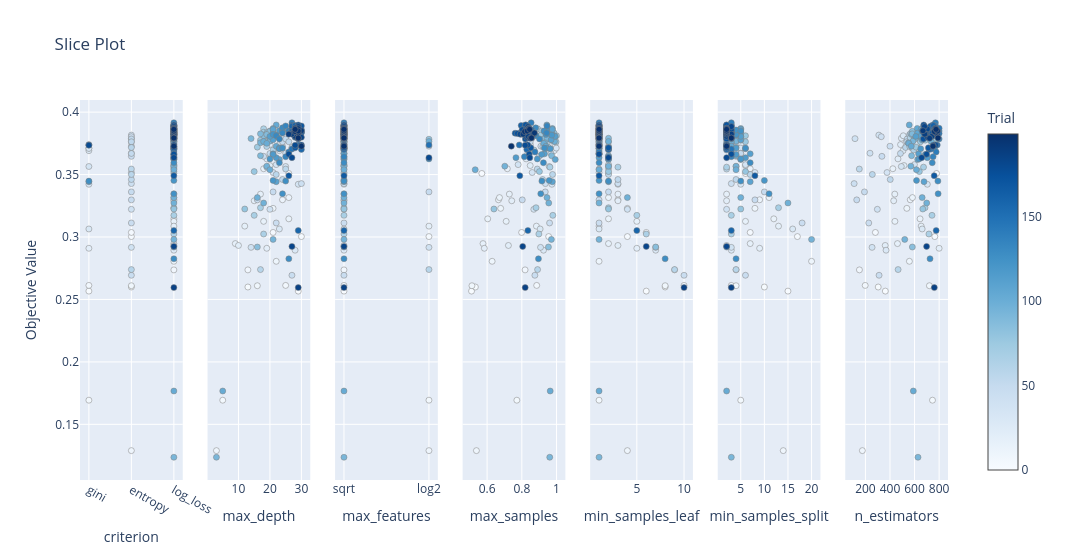

This figure's notebook cell:
### Code cell
optuna.visualization.plot_slice(
    study,
    params=[
        "n_estimators",
        "max_depth",
        "min_samples_split",
        "min_samples_leaf",
        "max_features",
        "criterion",
        "max_samples"])

### Figure 1 — Plotly figure (JSON) as saved in the notebook; plotly's stock layout.template omitted (floating-point values rounded to 4 significant figures; data arrays with more than 128 entries replaced by an {"elided": "..."} marker saying what was removed)
{"data": [{"marker": {"color": {"elided": "200 int values"}, "colorbar": {"title": {"text": "Trial"}, "x": 1, "xpad": 40}, "colorscale": [[0, "rgb(247,251,255)"], [0.125, "rgb(222,235,247)"], [0.25, "rgb(198,219,239)"], [0.375, "rgb(158,202,225)"], [0.5, "rgb(107,174,214)"], [0.625, "rgb(66,146,198)"], [0.75, "rgb(33,113,181)"], [0.875, "rgb(8,81,156)"], [1, "rgb(8,48,107)"]], "line": {"color": "Grey", "width": 0.5}, "showscale": true}, "mode": "markers", "name": "Feasible Trial", "showlegend": false, "type": "scatter", "x": {"elided": "200 str values"}, "xaxis": "x", "y": {"elided": "200 float values"}, "yaxis": "y"}, {"marker": {"color": {"elided": "200 int values"}, "colorbar": {"title": {"text": "Trial"}, "x": 1, "xpad": 40}, "colorscale": [[0, "rgb(247,251,255)"], [0.125, "rgb(222,235,247)"], [0.25, "rgb(198,219,239)"], [0.375, "rgb(158,202,225)"], [0.5, "rgb(107,174,214)"], [0.625, "rgb(66,146,198)"], [0.75, "rgb(33,113,181)"], [0.875, "rgb(8,81,156)"], [1, "rgb(8,48,107)"]], "line": {"color": "Grey", "width": 0.5}, "showscale": false}, "mode": "markers", "name": "Feasible Trial", "showlegend": false, "type": "scatter", "x": {"elided": "200 int values"}, "xaxis": "x2", "y": {"elided": "200 float values"}, "yaxis": "y2"}, {"marker": {"color": {"elided": "200 int values"}, "colorbar": {"title": {"text": "Trial"}, "x": 1, "xpad": 40}, "colorscale": [[0, "rgb(247,251,255)"], [0.125, "rgb(222,235,247)"], [0.25, "rgb(198,219,239)"], [0.375, "rgb(158,202,225)"], [0.5, "rgb(107,174,214)"], [0.625, "rgb(66,146,198)"], [0.75, "rgb(33,113,181)"], [0.875, "rgb(8,81,156)"], [1, "rgb(8,48,107)"]], "line": {"color": "Grey", "width": 0.5}, "showscale": false}, "mode": "markers", "name": "Feasible Trial", "showlegend": false, "type": "scatter", "x": {"elided": "200 str values"}, "xaxis": "x3", "y": {"elided": "200 float values"}, "yaxis": "y3"}, {"marker": {"color": {"elided": "200 int values"}, "colorbar": {"title": {"text": "Trial"}, "x": 1, "xpad": 40}, "colorscale": [[0, "rgb(247,251,255)"], [0.125, "rgb(222,235,247)"], [0.25, "rgb(198,219,239)"], [0.375, "rgb(158,202,225)"], [0.5, "rgb(107,174,214)"], [0.625, "rgb(66,146,198)"], [0.75, "rgb(33,113,181)"], [0.875, "rgb(8,81,156)"], [1, "rgb(8,48,107)"]], "line": {"color": "Grey", "width": 0.5}, "showscale": false}, "mode": "markers", "name": "Feasible Trial", "showlegend": false, "type": "scatter", "x": {"elided": "200 float values"}, "xaxis": "x4", "y": {"elided": "200 float values"}, "yaxis": "y4"}, {"marker": {"color": {"elided": "200 int values"}, "colorbar": {"title": {"text": "Trial"}, "x": 1, "xpad": 40}, "colorscale": [[0, "rgb(247,251,255)"], [0.125, "rgb(222,235,247)"], [0.25, "rgb(198,219,239)"], [0.375, "rgb(158,202,225)"], [0.5, "rgb(107,174,214)"], [0.625, "rgb(66,146,198)"], [0.75, "rgb(33,113,181)"], [0.875, "rgb(8,81,156)"], [1, "rgb(8,48,107)"]], "line": {"color": "Grey", "width": 0.5}, "showscale": false}, "mode": "markers", "name": "Feasible Trial", "showlegend": false, "type": "scatter", "x": {"elided": "200 int values"}, "xaxis": "x5", "y": {"elided": "200 float values"}, "yaxis": "y5"}, {"marker": {"color": {"elided": "200 int values"}, "colorbar": {"title": {"text": "Trial"}, "x": 1, "xpad": 40}, "colorscale": [[0, "rgb(247,251,255)"], [0.125, "rgb(222,235,247)"], [0.25, "rgb(198,219,239)"], [0.375, "rgb(158,202,225)"], [0.5, "rgb(107,174,214)"], [0.625, "rgb(66,146,198)"], [0.75, "rgb(33,113,181)"], [0.875, "rgb(8,81,156)"], [1, "rgb(8,48,107)"]], "line": {"color": "Grey", "width": 0.5}, "showscale": false}, "mode": "markers", "name": "Feasible Trial", "showlegend": false, "type": "scatter", "x": {"elided": "200 int values"}, "xaxis": "x6", "y": {"elided": "200 float values"}, "yaxis": "y6"}, {"marker": {"color": {"elided": "200 int values"}, "colorbar": {"title": {"text": "Trial"}, "x": 1, "xpad": 40}, "colorscale": [[0, "rgb(247,251,255)"], [0.125, "rgb(222,235,247)"], [0.25, "rgb(198,219,239)"], [0.375, "rgb(158,202,225)"], [0.5, "rgb(107,174,214)"], [0.625, "rgb(66,146,198)"], [0.75, "rgb(33,113,181)"], [0.875, "rgb(8,81,156)"], [1, "rgb(8,48,107)"]], "line": {"color": "Grey", "width": 0.5}, "showscale": false}, "mode": "markers", "name": "Feasible Trial", "showlegend": false, "type": "scatter", "x": {"elided": "200 int values"}, "xaxis": "x7", "y": {"elided": "200 float values"}, "yaxis": "y7"}], "layout": {"title": {"text": "Slice Plot"}, "width": 2100, "xaxis": {"anchor": "y", "categoryarray": ["gini", "entropy", "log_loss"], "categoryorder": "array", "domain": [0, 0.1184], "title": {"text": "criterion"}, "type": "category"}, "xaxis2": {"anchor": "y2", "domain": [0.1469, 0.2653], "title": {"text": "max_depth"}}, "xaxis3": {"anchor": "y3", "categoryarray": ["sqrt", "log2", null], "categoryorder": "array", "domain": [0.2939, 0.4122], "title": {"text": "max_features"}, "type": "category"}, "xaxis4": {"anchor": "y4", "domain": [0.4408, 0.5592], "title": {"text": "max_samples"}}, "xaxis5": {"anchor": "y5", "domain": [0.5878, 0.7061], "title": {"text": "min_samples_leaf"}}, "xaxis6": {"anchor": "y6", "domain": [0.7347, 0.8531], "title": {"text": "min_samples_split"}}, "xaxis7": {"anchor": "y7", "domain": [0.8816, 1.0], "title": {"text": "n_estimators"}}, "yaxis": {"anchor": "x", "domain": [0, 1], "title": {"text": "Objective Value"}}, "yaxis2": {"anchor": "x2", "domain": [0, 1], "matches": "y", "showticklabels": false}, "yaxis3": {"anchor": "x3", "domain": [0, 1], "matches": "y", "showticklabels": false}, "yaxis4": {"anchor": "x4", "domain": [0, 1], "matches": "y", "showticklabels": false}, "yaxis5": {"anchor": "x5", "domain": [0, 1], "matches": "y", "showticklabels": false}, "yaxis6": {"anchor": "x6", "domain": [0, 1], "matches": "y", "showticklabels": false}, "yaxis7": {"anchor": "x7", "domain": [0, 1], "matches": "y", "showticklabels": false}}}
